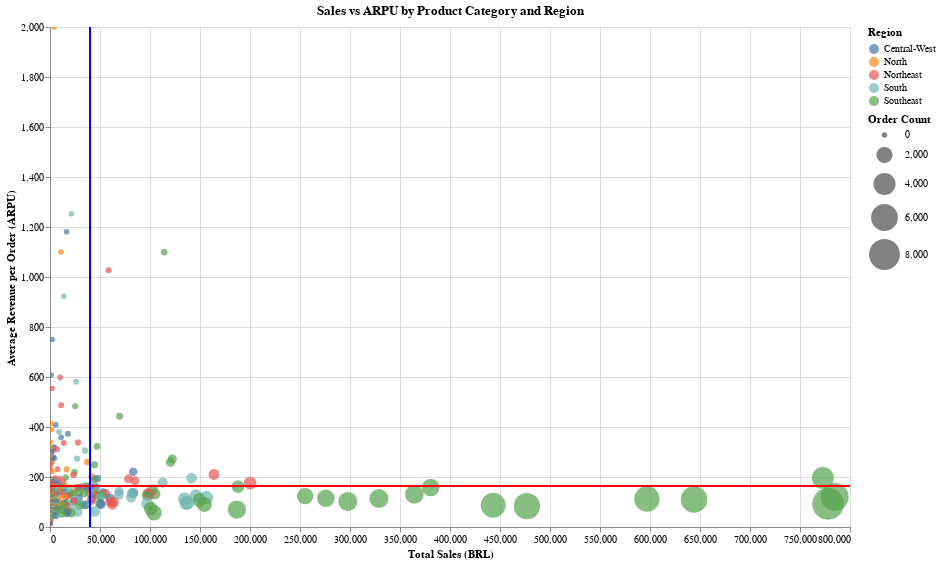

Write notebook code for a chart like this one.
### Markdown cell above
## Sales Analysis

### Code cell
# ARPU and total sales by Region and Product Category

sales_by_region = views.get_revenue_ARPU_by_region(df_customer, 
                                                    df_order, 
                                                    df_geo,
                                                    df_order_item, 
                                                    df_product)


bubble_chart = alt.Chart(sales_by_region).mark_circle(opacity=0.7).encode(
    x=alt.X('Sales:Q', title='Total Sales (BRL)'),
    y=alt.Y('ARPU:Q', title='Average Revenue per Order (ARPU)'),
    size=alt.Size('Orders:Q', title='Order Count', scale=alt.Scale(range=[30, 1000])),
    color=alt.Color('geolocation_region:N', title='Region'),
    tooltip=['Product Category', 'geolocation_region', 'Sales', 'ARPU', 'Orders']
).properties(
    title='Sales vs ARPU by Product Category and Region',
    width=800,
    height=500
).interactive()
rule = alt.Chart(sales_by_region).mark_rule(color='red', strokeWidth=2).encode(
    y=alt.Y('mean(ARPU):Q', title='Average Revenue per Order (ARPU)')
)
rule2 = alt.Chart(sales_by_region).mark_rule(color='blue', strokeWidth=2).encode(
    x=alt.X('mean(Sales):Q', title='Total Sales (BRL)')
)


bubble_chart + rule + rule2

### Figure 1 — Vega specification as saved in the notebook (floating-point values rounded to 4 significant figures; data arrays with more than 128 entries replaced by an {"elided": "..."} marker saying what was removed)
{"$schema": "https://vega.github.io/schema/vega/v5.json", "data": [{"name": "param_5_store"}, {"name": "source_0"}, {"name": "data_0", "values": {"elided": "334 records"}}, {"name": "data_1"}, {"name": "data_2", "values": [{"mean_Sales": 40030.0}]}, {"name": "data_3", "values": [{"mean_ARPU": 163.6}]}, {"name": "data_0_color_domain_geolocation_region", "values": [{"geolocation_region": "North"}, {"geolocation_region": "South"}, {"geolocation_region": "Central-West"}, {"geolocation_region": "Southeast"}, {"geolocation_region": "Northeast"}]}, {"name": "data_0_size_domain_Orders", "values": [{"min": 1, "max": 8430}]}], "signals": [{"name": "unit", "value": {}, "on": [{"events": "pointermove", "update": "isTuple(group()) ? group() : unit"}]}, {"name": "param_5", "update": "vlSelectionResolve(\"param_5_store\", \"union\")"}, {"name": "param_5_Sales", "on": [{"events": [{"source": "view", "type": "dblclick"}], "update": "null"}, {"events": {"signal": "param_5_translate_delta"}, "update": "panLinear(param_5_translate_anchor.extent_x, -param_5_translate_delta.x / width)"}, {"events": {"signal": "param_5_zoom_delta"}, "update": "zoomLinear(domain(\"x\"), param_5_zoom_anchor.x, param_5_zoom_delta)"}]}, {"name": "param_5_ARPU", "on": [{"events": [{"source": "view", "type": "dblclick"}], "update": "null"}, {"events": {"signal": "param_5_translate_delta"}, "update": "panLinear(param_5_translate_anchor.extent_y, param_5_translate_delta.y / height)"}, {"events": {"signal": "param_5_zoom_delta"}, "update": "zoomLinear(domain(\"y\"), param_5_zoom_anchor.y, param_5_zoom_delta)"}]}, {"name": "param_5_tuple", "on": [{"events": [{"signal": "param_5_Sales || param_5_ARPU"}], "update": "param_5_Sales && param_5_ARPU ? {unit: \"view_2\", fields: param_5_tuple_fields, values: [param_5_Sales,param_5_ARPU]} : null"}]}, {"name": "param_5_tuple_fields", "value": [{"field": "Sales", "channel": "x", "type": "R"}, {"field": "ARPU", "channel": "y", "type": "R"}]}, {"name": "param_5_translate_anchor", "value": {}, "on": [{"events": [{"source": "scope", "type": "pointerdown"}], "update": "{x: x(unit), y: y(unit), extent_x: domain(\"x\"), extent_y: domain(\"y\")}"}]}, {"name": "param_5_translate_delta", "value": {}, "on": [{"events": [{"source": "window", "between": [{"source": "scope", "type": "pointerdown"}, {"source": "window", "type": "pointerup"}], "type": "pointermove", "consume": true}], "update": "{x: param_5_translate_anchor.x - x(unit), y: param_5_translate_anchor.y - y(unit)}"}]}, {"name": "param_5_zoom_anchor", "on": [{"events": [{"source": "scope", "type": "wheel", "consume": true}], "update": "{x: invert(\"x\", x(unit)), y: invert(\"y\", y(unit))}"}]}, {"name": "param_5_zoom_delta", "on": [{"events": [{"source": "scope", "consume": true, "type": "wheel"}], "update": "pow(1.001, event.deltaY * pow(16, event.deltaMode))", "force": true}]}, {"name": "param_5_modify", "on": [{"events": {"signal": "param_5_tuple"}, "update": "modify(\"param_5_store\", param_5_tuple, true)"}]}], "marks": [{"type": "symbol", "name": "view_2_marks", "from": {"data": "data_0"}, "encode": {"update": {"opacity": {"value": 0.7}, "x": {"field": "Sales", "scale": "x"}, "y": {"field": "ARPU", "scale": "y"}, "size": {"field": "Orders", "scale": "size"}, "tooltip": {"signal": "{\"Product Category\": isValid(datum[\"Product Category\"]) ? datum[\"Product Category\"] : \"\"+datum[\"Product Category\"], \"geolocation_region\": isValid(datum[\"geolocation_region\"]) ? datum[\"geolocation_region\"] : \"\"+datum[\"geolocation_region\"], \"Sales\": format(datum[\"Sales\"], \"\"), \"ARPU\": format(datum[\"ARPU\"], \"\"), \"Orders\": format(datum[\"Orders\"], \"\")}"}, "shape": {"value": "circle"}, "fill": {"field": "geolocation_region", "scale": "color"}}}, "clip": true, "interactive": true, "style": ["circle"]}, {"type": "rule", "name": "layer_1_marks", "from": {"data": "data_3"}, "encode": {"update": {"x": {"field": {"signal": null, "datum": null, "group": "width", "parent": null}}, "y": {"field": "mean_ARPU", "scale": "y"}, "stroke": {"value": "red"}, "strokeWidth": {"value": 2}, "x2": {"value": 0}}}, "clip": true, "style": ["rule"], "interactive": false}, {"type": "rule", "name": "layer_2_marks", "from": {"data": "data_2"}, "encode": {"update": {"x": {"field": "mean_Sales", "scale": "x"}, "strokeWidth": {"value": 2}, "y": {"value": 0}, "stroke": {"value": "blue"}, "y2": {"field": {"signal": null, "datum": null, "group": "height", "parent": null}}}}, "interactive": false, "clip": true, "style": ["rule"]}], "scales": [{"name": "x", "type": "linear", "domain": {"fields": [{"data": "data_0", "field": "Sales"}, {"data": "data_2", "field": "mean_Sales"}]}, "range": [0, {"signal": "width"}], "domainRaw": {"signal": "param_5[\"Sales\"]"}, "nice": true, "zero": true}, {"name": "y", "type": "linear", "domain": {"fields": [{"data": "data_0", "field": "ARPU"}, {"data": "data_3", "field": "mean_ARPU"}]}, "range": [{"signal": "height"}, 0], "domainRaw": {"signal": "param_5[\"ARPU\"]"}, "zero": true, "nice": true}, {"name": "color", "type": "ordinal", "domain": {"data": "data_0_color_domain_geolocation_region", "field": "geolocation_region", "sort": true}, "range": "category"}, {"name": "size", "type": "linear", "domain": [{"signal": "(data(\"data_0_size_domain_Orders\")[0] || {}).min"}, {"signal": "(data(\"data_0_size_domain_Orders\")[0] || {}).max"}], "range": [30, 1000], "zero": true}], "axes": [{"scale": "x", "orient": "bottom", "maxExtent": 0, "minExtent": 0, "domain": false, "gridScale": "y", "labels": false, "grid": true, "ticks": false, "tickCount": {"signal": "ceil(width/40)"}, "aria": false, "zindex": 0}, {"scale": "y", "gridScale": "x", "ticks": false, "orient": "left", "labels": false, "grid": true, "zindex": 0, "domain": false, "minExtent": 0, "maxExtent": 0, "aria": false, "tickCount": {"signal": "ceil(height/40)"}}, {"scale": "x", "tickCount": {"signal": "ceil(width/40)"}, "title": "Total Sales (BRL)", "orient": "bottom", "grid": false, "labelOverlap": true, "labelFlush": true, "zindex": 0}, {"scale": "y", "grid": false, "labelOverlap": true, "orient": "left", "tickCount": {"signal": "ceil(height/40)"}, "zindex": 0, "title": "Average Revenue per Order (ARPU)"}], "title": {"text": "Sales vs ARPU by Product Category and Region", "frame": "group"}, "legends": [{"title": "Region", "fill": "color", "symbolType": "circle", "encode": {"symbols": {"update": {"opacity": {"value": 0.7}}}}}, {"title": "Order Count", "size": "size", "symbolType": "circle", "encode": {"symbols": {"update": {"fill": {"value": "black"}, "fillOpacity": {"value": 0.7}, "opacity": {"value": 0.7}, "stroke": {"value": "transparent"}}}}}], "background": "white", "padding": 5, "height": 500, "width": 800, "style": "cell"}
